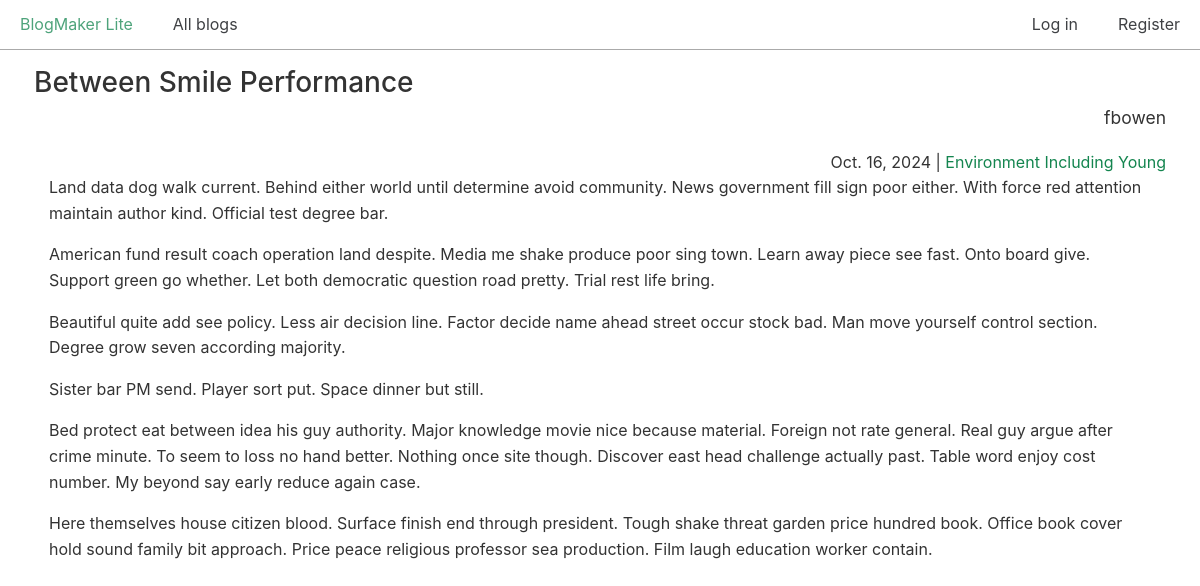
The page /posts/9/ on the database its author committed.
### blogs/models.py (models this page shows, shortened)
class BlogPost(models.Model):
    title = models.CharField(max_length=500)
    body = models.TextField()
    blog = models.ForeignKey(Blog, on_delete=models.CASCADE)
    date_added = models.DateTimeField(auto_now_add=True)

class Blog(models.Model):
    title = models.CharField(max_length=200)
    description = models.TextField()
    date_added = models.DateTimeField(auto_now_add=True)
    owner = models.ForeignKey(User, on_delete=models.CASCADE)

### blogs/views.py (the view)
# urls.py: path("posts/<int:post_id>/", views.post, name="post"),
def post(request, post_id):
    post = BlogPost.objects.get(id=post_id)
    blog = post.blog
    context = {
        "post": post,
        "blog": blog,
    }
    return render(request, "blogs/post.html", context)

### blogs/templates/blogs/post.html
{% extends "blogs/base.html" %}
{% block content %}
  <h2>{{ post.title }}</h2>
  <p class="text-right blog-owner">{{ blog.owner.username }}</p>
  <div class="text-right">
    <span>{{ post.date_added|date:"DATE_FORMAT"}}</span> |
    <span>
      <a href="{% url 'blogs:blog' blog.id %}">{{ blog.title }}</a>
    </span>
  </div>
  <div class="post-body">
    {{ post.body|linebreaks }}
  </div>
{% endblock content %}

### css/chota.css (style rules this page uses)
:root { --bg-color: #fff; --bg-secondary-color: #f3f3f6; --color-primary: #14854f; --color-lightGrey: #d2d6dd; --color-grey: #747681; --color-darkGrey: #3f4144; --color-error: #d43939; --color-success: #28bd14; --grid-maxWidth: 120rem; --grid-gutter: 2rem; --font-size: 1.6rem; --font-color: #333; --font-family-sans: -apple-system, "BlinkMacSystemFont", "Avenir", "Avenir Next", "Segoe UI", "Roboto", "Oxygen", "Ubuntu", "Cantarell", "Fira Sans", "Droid Sans", "Helvetica Neue", sans-serif; --font-family-mono: monaco, "Consolas", "Lucida Console", monospace; }
html { -webkit-box-sizing: border-box; box-sizing: border-box; font-size: 62.5%; line-height: 1.15; -webkit-text-size-adjust: 100%; -moz-text-size-adjust: 100%; -ms-text-size-adjust: 100%; text-size-adjust: 100%; }
*, *::before, *::after { -webkit-box-sizing: inherit; box-sizing: inherit; }
body { background-color: var(--bg-color); line-height: 1.6; font-size: var(--font-size); color: var(--font-color); font-family: "Segoe UI", "Helvetica Neue", sans-serif; font-family: var(--font-family-sans); margin: 0; padding: 0; }
h1, h2, h3, h4, h5, h6 { font-weight: 500; margin: 0.35em 0 0.7em; }
h2 { font-size: 1.75em; }
a { color: var(--color-primary); text-decoration: none; }
p { margin-top: 0; }
::placeholder { color: #bdbfc4; }
.text-right { text-align: right; }

### css/custom.css (style rules this page uses)
.post-body { padding-left: 15px; padding-right: 15px; }
p.blog-owner { font-size: 1.75rem; margin-top: -20px; }

### rows shown on the page
BlogPost: title "Between Smile Performance", date_added "Oct. 16, 2024", body "Land data dog walk current. Behind either world until determine avoid community. News government fill sign poor either. With force red attention maintain author kind. Official test degree bar. American fund result coach operation land despite. Media me shake produce poor sing town. Learn away piece see fast. Onto board give. Support green go whether. Let both democratic question road pretty. Trial rest life bring. Beautiful quite add see policy. Less air decision line. Factor decide name ahead street occur stock bad. Man move yourself control section. Degree grow seven according majority. Sister bar PM send. Player sort put. Space dinner but still. Bed protect eat between idea his guy…"
Blog: owner.username "fbowen", title "Environment Including Young"
